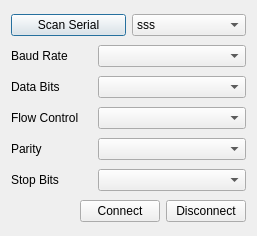
<?xml version="1.0" encoding="UTF-8"?>
<ui version="4.0">
 <class>OutSerial</class>
 <widget class="QDialog" name="OutSerial">
  <property name="geometry">
   <rect>
    <x>0</x>
    <y>0</y>
    <width>257</width>
    <height>236</height>
   </rect>
  </property>
  <property name="windowTitle">
   <string>OUT Serial Port</string>
  </property>
  <layout class="QGridLayout" name="gridLayout">
   <item row="0" column="0">
    <layout class="QHBoxLayout" name="horizontalLayout">
     <item>
      <widget class="QPushButton" name="pushButton">
       <property name="text">
        <string>Scan Serial</string>
       </property>
      </widget>
     </item>
     <item>
      <widget class="QComboBox" name="comboBox">
       <property name="sizeAdjustPolicy">
        <enum>QComboBox::AdjustToContents</enum>
       </property>
       <item>
        <property name="text">
         <string>sss</string>
        </property>
       </item>
      </widget>
     </item>
    </layout>
   </item>
   <item row="1" column="0">
    <layout class="QHBoxLayout" name="horizontalLayout_2">
     <item>
      <widget class="QLabel" name="label">
       <property name="text">
        <string>Baud Rate</string>
       </property>
      </widget>
     </item>
     <item>
      <widget class="QComboBox" name="comboBox_2">
       <property name="sizePolicy">
        <sizepolicy hsizetype="Fixed" vsizetype="Fixed">
         <horstretch>0</horstretch>
         <verstretch>0</verstretch>
        </sizepolicy>
       </property>
       <property name="minimumSize">
        <size>
         <width>148</width>
         <height>0</height>
        </size>
       </property>
       <property name="sizeAdjustPolicy">
        <enum>QComboBox::AdjustToContents</enum>
       </property>
      </widget>
     </item>
    </layout>
   </item>
   <item row="2" column="0">
    <layout class="QHBoxLayout" name="horizontalLayout_3">
     <item>
      <widget class="QLabel" name="label_2">
       <property name="text">
        <string>Data Bits</string>
       </property>
      </widget>
     </item>
     <item>
      <widget class="QComboBox" name="comboBox_3">
       <property name="sizePolicy">
        <sizepolicy hsizetype="Fixed" vsizetype="Fixed">
         <horstretch>0</horstretch>
         <verstretch>0</verstretch>
        </sizepolicy>
       </property>
       <property name="minimumSize">
        <size>
         <width>148</width>
         <height>0</height>
        </size>
       </property>
       <property name="sizeAdjustPolicy">
        <enum>QComboBox::AdjustToContents</enum>
       </property>
      </widget>
     </item>
    </layout>
   </item>
   <item row="3" column="0">
    <layout class="QHBoxLayout" name="horizontalLayout_4">
     <item>
      <widget class="QLabel" name="label_3">
       <property name="text">
        <string>Flow Control</string>
       </property>
      </widget>
     </item>
     <item>
      <widget class="QComboBox" name="comboBox_4">
       <property name="sizePolicy">
        <sizepolicy hsizetype="Fixed" vsizetype="Fixed">
         <horstretch>0</horstretch>
         <verstretch>0</verstretch>
        </sizepolicy>
       </property>
       <property name="minimumSize">
        <size>
         <width>148</width>
         <height>0</height>
        </size>
       </property>
       <property name="sizeAdjustPolicy">
        <enum>QComboBox::AdjustToContents</enum>
       </property>
      </widget>
     </item>
    </layout>
   </item>
   <item row="4" column="0">
    <layout class="QHBoxLayout" name="horizontalLayout_5">
     <item>
      <widget class="QLabel" name="label_4">
       <property name="text">
        <string>Parity</string>
       </property>
      </widget>
     </item>
     <item>
      <widget class="QComboBox" name="comboBox_5">
       <property name="sizePolicy">
        <sizepolicy hsizetype="Fixed" vsizetype="Fixed">
         <horstretch>0</horstretch>
         <verstretch>0</verstretch>
        </sizepolicy>
       </property>
       <property name="minimumSize">
        <size>
         <width>148</width>
         <height>0</height>
        </size>
       </property>
       <property name="sizeAdjustPolicy">
        <enum>QComboBox::AdjustToContents</enum>
       </property>
      </widget>
     </item>
    </layout>
   </item>
   <item row="5" column="0">
    <layout class="QHBoxLayout" name="horizontalLayout_6">
     <item>
      <widget class="QLabel" name="label_5">
       <property name="text">
        <string>Stop Bits</string>
       </property>
      </widget>
     </item>
     <item>
      <widget class="QComboBox" name="comboBox_6">
       <property name="sizePolicy">
        <sizepolicy hsizetype="Fixed" vsizetype="Fixed">
         <horstretch>0</horstretch>
         <verstretch>0</verstretch>
        </sizepolicy>
       </property>
       <property name="minimumSize">
        <size>
         <width>148</width>
         <height>0</height>
        </size>
       </property>
       <property name="sizeAdjustPolicy">
        <enum>QComboBox::AdjustToContents</enum>
       </property>
      </widget>
     </item>
    </layout>
   </item>
   <item row="6" column="0">
    <layout class="QHBoxLayout" name="horizontalLayout_7">
     <item>
      <spacer name="horizontalSpacer">
       <property name="orientation">
        <enum>Qt::Horizontal</enum>
       </property>
       <property name="sizeHint" stdset="0">
        <size>
         <width>40</width>
         <height>20</height>
        </size>
       </property>
      </spacer>
     </item>
     <item>
      <widget class="QPushButton" name="pushButton_2">
       <property name="text">
        <string>Connect</string>
       </property>
      </widget>
     </item>
     <item>
      <widget class="QPushButton" name="pushButton_3">
       <property name="text">
        <string>Disconnect</string>
       </property>
      </widget>
     </item>
    </layout>
   </item>
  </layout>
 </widget>
 <resources/>
 <connections/>
</ui>
